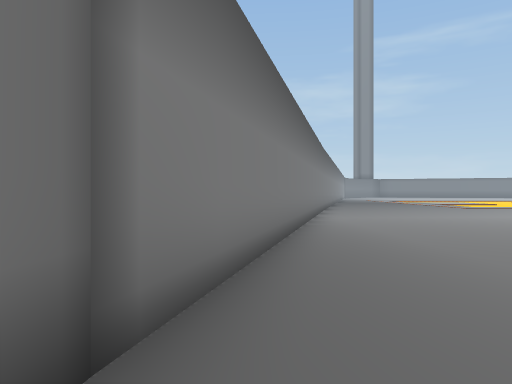
View 1 (above)

20 first-person views from a walk through a Unity game level. The camera is 1.5 m above the floor, looks level and sees 70° across. The floor is counted in squares, 2 m on a side. Each view is taken from the middle of a square. On the plan, view 1 faces up. The plan holds only what a view shows up to about 11 squares ahead; the rest is blank. The place goes on beyond the plan.

View 2
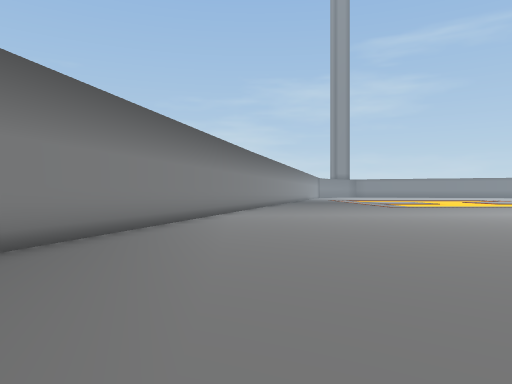

View 3
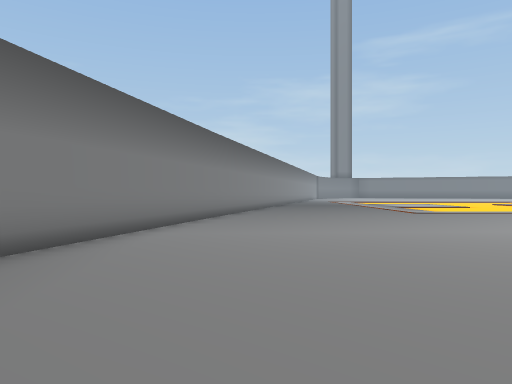

View 4
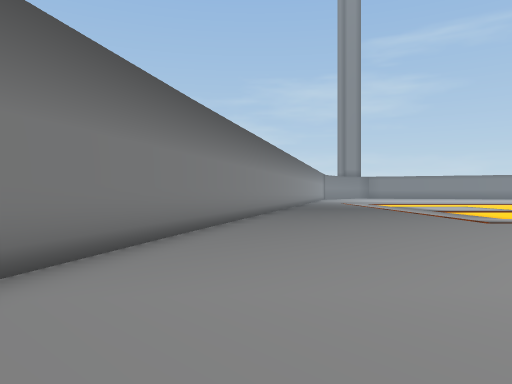

View 5
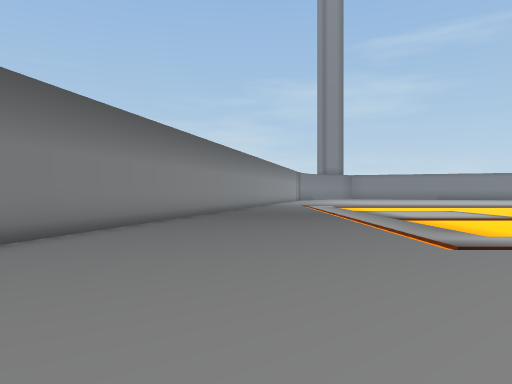

View 6
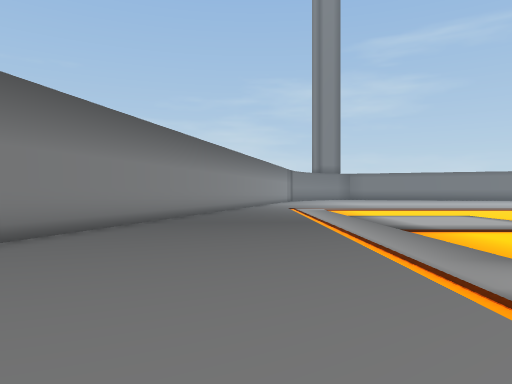

View 7
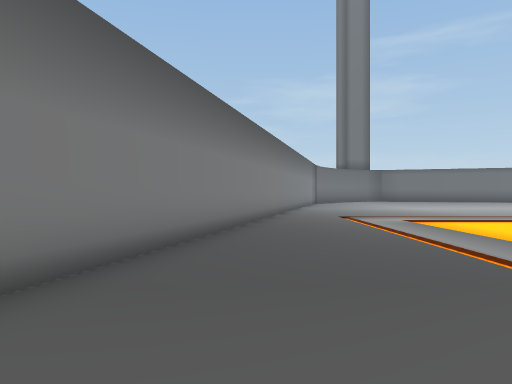

View 8
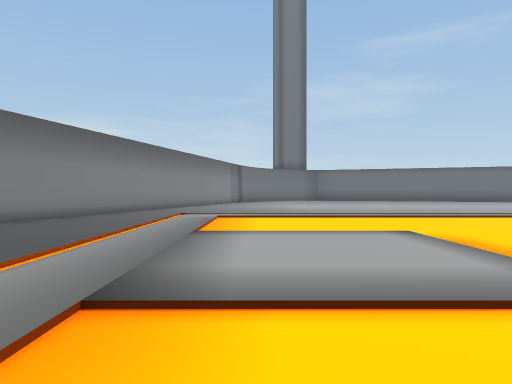

View 9
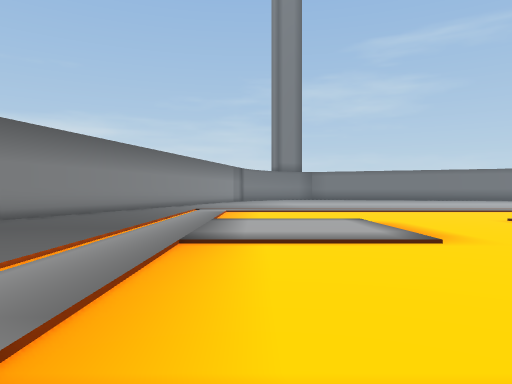

View 10
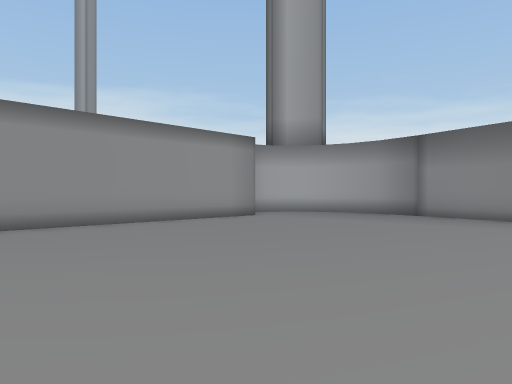

View 11
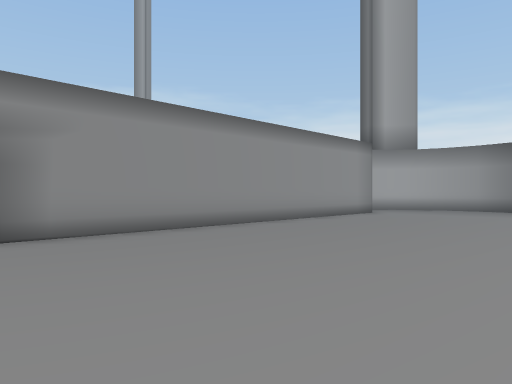

View 12
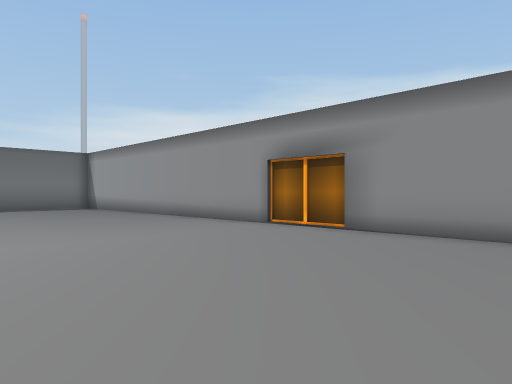

View 13
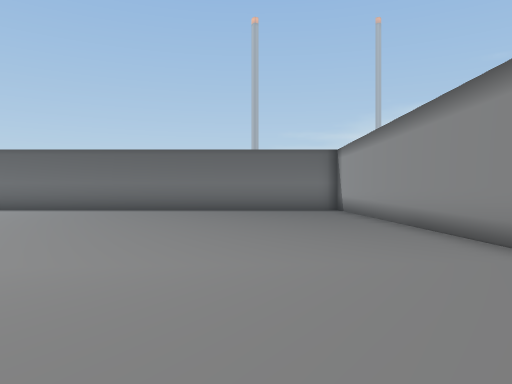

View 14
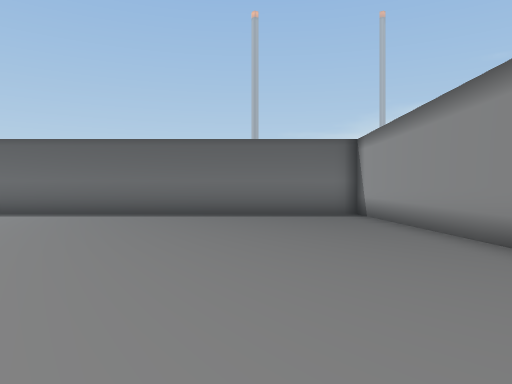

View 15
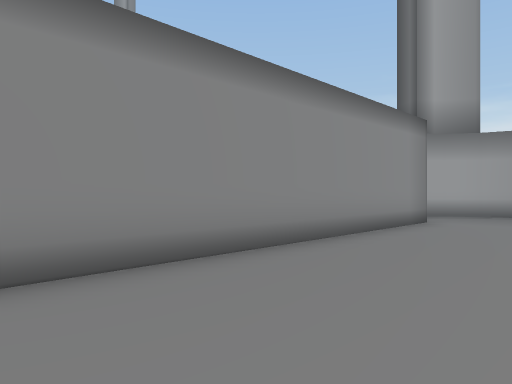

View 16
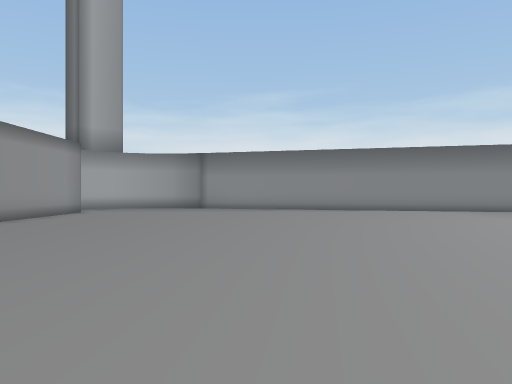

View 17
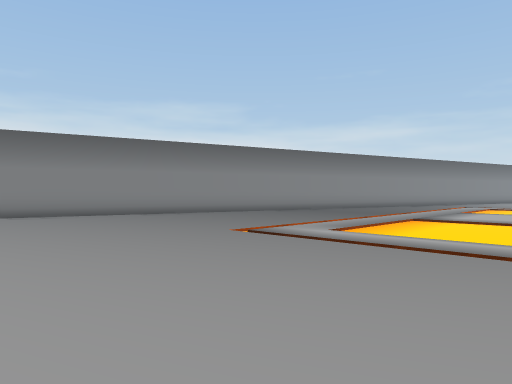

View 18
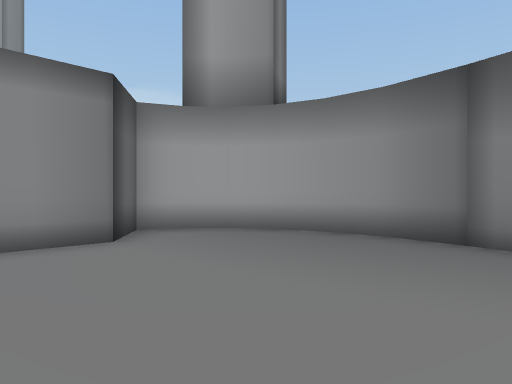

View 19
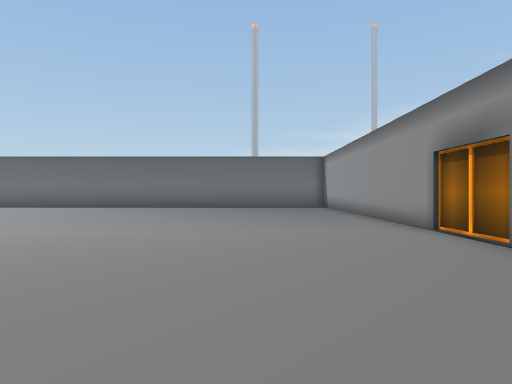

View 20
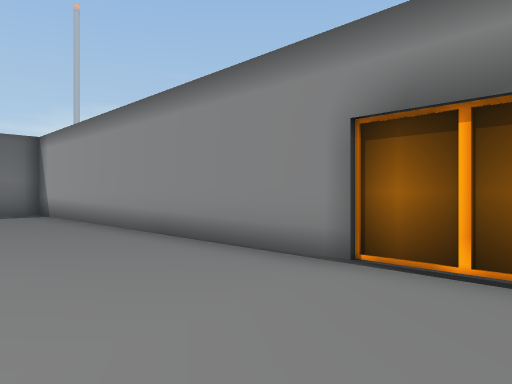

### Floor plan
Points are (right, up) in squares from view 1. A wall is a line through its corners. A room is listed if a view was taken in it or the views show most of it. See-through windows are left out.
Room 1 (views 1, 2, 3, 4, 5, 6, 7, 8, 9, 10, 11, 12, 13, 14, 15, 16, 17, 18, 19, 20)
walls: (-0.7, 1.6) (-0.9, 0.1); (-0.9, 0.2) (-0.8, -1.1); (7.2, 32) (-0.7, 1.4); (-0.8, -1) (-0.5, -2); (-0.5, -1.9) (0.1, -2.9); (0.7, -3.4) (1.6, -3.8) (2.6, -2.4) (26.2, -2.4); (0, -2.8) (0.8, -3.4)

Where each view was taken, in squares from view 1:
view 1: 0 up, 0 right, facing up
view 2: 1 down, 3 right, facing up
view 3: 4 up, 4 right, facing up
view 4: 8 up, 4 right, facing up
view 5: 12 up, 7 right, facing up
view 6: 15 up, 8 right, facing up
view 7: 21 up, 7 right, facing up
view 8: 20 up, 12 right, facing up
view 9: 17 up, 12 right, facing up
view 10: 6 up, 11 right, facing down-left
view 11: 4 up, 15 right, facing down-left
view 12: 4 up, 10 right, facing down-right
view 13: 1 up, 12 right, facing right
view 14: 1 up, 15 right, facing right
view 15: 1 up, 12 right, facing down-left
view 16: 4 up, 16 right, facing left
view 17: 12 up, 15 right, facing up-left
view 18: 3 up, 5 right, facing down-left
view 19: 1 up, 9 right, facing right
view 20: 1 up, 14 right, facing down-right
